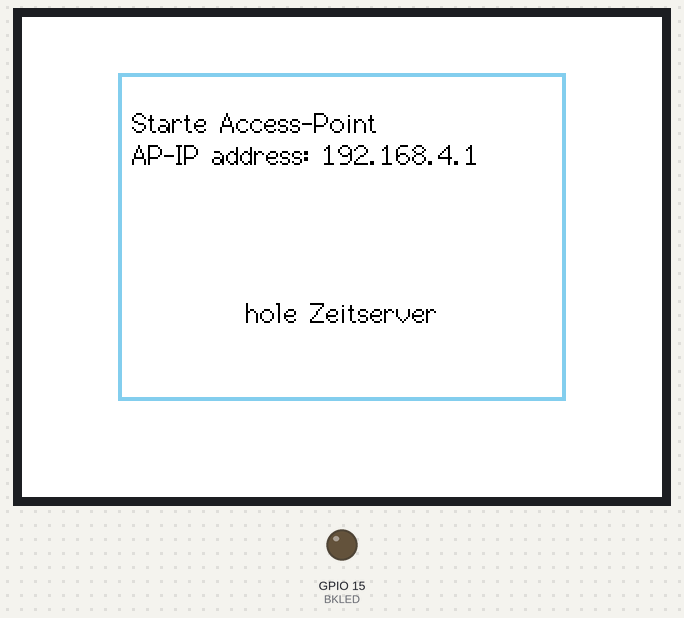
The program below on a simulated ESP32. Parts: 320×240 colour display, output pins drawn as LEDs (lit = HIGH). WiFi joins after 1.5 s; servers stay silent unless stated; the local clock reads 2024-03-15 10:24:30 at power-on unless the program sets it; storage starts empty; EEPROM starts erased; what the program prints to the serial monitor is not drawn.

Above: at 0.4 s.
At 5.4 s:
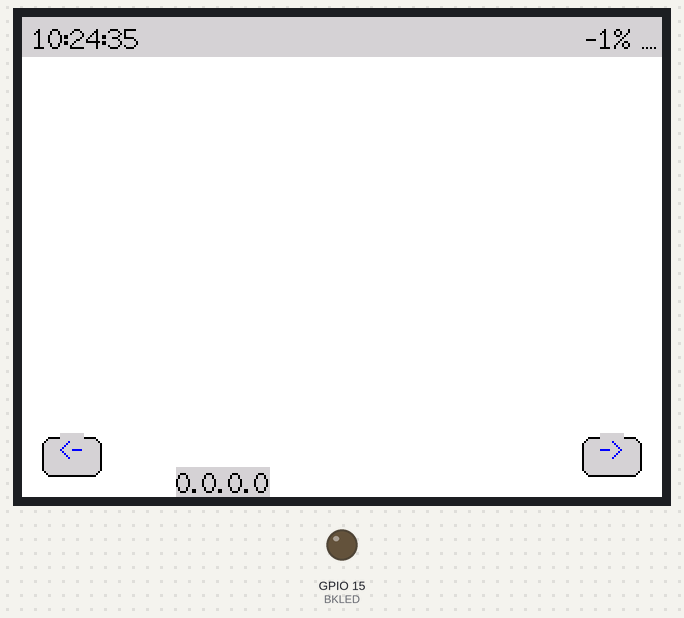
At 38.8 s:
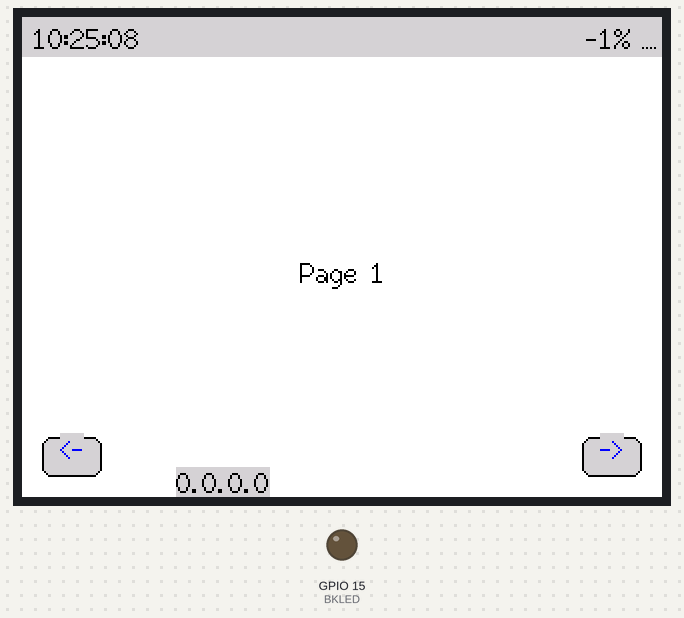
Timing chart, 0 to 40.0 s (numbered marks = the images above):
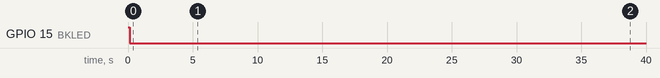

The program:

main.cpp
```cpp
#include <Arduino.h>
#include <SPI.h>
#include <FS.h>
#include "soc/soc.h"
#include "soc/rtc_cntl_reg.h"
#include <TFT_eSPI.h>
#include <TFT_eWidget.h>

#include <AsyncTCP.h>
#include <ESPAsyncWebServer.h>
#include <SPIFFSEditor.h>

#include <LittleFS.h>
#include <PubSubClient.h>


#include <time.h>
#include <Preferences.h>

#include "config.h"
#include "version.h"

#include "defs_vars.h"
#include "touch_calibrate.h"
#include "functions.h"
#include "crontab.h"

/* ------------------------------------------------------------------------------------ */


void check_first_boot(){
}

bool connect_WiFi(){
    unsigned long timer;
    char ssid[33];     // Maximallänge: 32
    char wifipwd[64];  // Maximallänge: 63
    char hostname[64]; // Maximallänge: 63
    int wifi_timeout;


    if ((wificonfig.getString("ssid", ssid, 32) == 0) || (wificonfig.getString("wifipwd", wifipwd, 32) == 0)) {
      return false;
    }

    wifi_timeout = wificonfig.getInt("timeout", DEFAULT_WIFI_TIMEOUT);
    if (wificonfig.isKey("hostname")) {
      wificonfig.getString("hostname", hostname, 63);
      WiFi.setHostname(hostname);
    }
    // mit dem WLAN verbinden
    tft.println("Verbindung herstellen mit : "); tft.println(ssid);
    timer = millis() / 1000;
    WiFi.mode(WIFI_STA);
    WiFi.begin(ssid, wifipwd);
    while (WiFi.status() != WL_CONNECTED && (millis() / 1000) < timer + wifi_timeout) {
      delay(500);
      tft.print(".");
    }
    if (WiFi.status() != WL_CONNECTED) {
      tft.println("\nTimeout beim Verbindungsaufbau!");
      return false;
    } else {
      tft.println("\nVerbunden mit IP: ");
      tft.println(WiFi.localIP());
      return true;
    }
}


void WiFiStationDisconnected(WiFiEvent_t event, WiFiEventInfo_t info){
  Serial.println("Disconnected from WiFi access point");
  Serial.print("WiFi lost connection. Reason: ");
  Serial.println(info.wifi_sta_disconnected.reason);
  tft.drawCentreString(String(info.wifi_sta_disconnected.reason),160,120,2);
  Serial.println("Trying to Reconnect");
  //WiFi.begin(ssid, password);
}
/* ------------------------------------------------------------------------------------ */


void setup() {
  //  disable brownout detector
  WRITE_PERI_REG(RTC_CNTL_BROWN_OUT_REG,0);
  // Interrupt Clear Status
  timer_clear_status = timerBegin(0,80,true);
  timerAttachInterrupt(timer_clear_status, timer_clear_statusISR, true);
  // set Display blanked
  pinMode(BKLED, OUTPUT);
  ledcSetup(0,5000,8);
  ledcAttachPin(BKLED,0);
  ledcWrite(0,255);

  Serial.begin(115200);
  wificonfig.begin("wifi", false);
  version.begin("version", false);

  check_first_boot();

  tft.init();
  tft.setRotation(1);
  ledcWrite(0,0);

  touch_calibrate();
  // uint16_t calData[5] = { 342, 3531, 262, 3508, 7 };
  // tft.setTouch(calData);

  tft.fillScreen(TFT_WHITE);
  tft.setTextColor(TFT_BLACK, TFT_WHITE);

  tft.setViewport(50,30,220,160);
  tft.frameViewport(TFT_SKYBLUE, -2);
  tft.setViewport(55,35,210,150);
  tft.setCursor(0,10,2);

  if (connect_WiFi()) {
    server.serveStatic("/", FS, "/").setDefaultFile("index.html");
  } else {
    tft.println("Starte Access-Point");
    WiFi.softAP("ESP32-Portal", NULL);
    IPAddress IP = WiFi.softAPIP();
    tft.print("AP-IP address: ");
    tft.println(IP);
    server.serveStatic("/", FS, "/").setDefaultFile("setupwifi.html");
    server.on("/",HTTP_POST, [](AsyncWebServerRequest *request){
      int params = request->params();
      for (int i=0;i<params;i++){
        AsyncWebParameter* p = request->getParam(i);
        if (p->isPost()){
          if (p->name() == "ssid"){
            wificonfig.putString("ssid", p->value().c_str());
          }
          if (p->name() == "pass"){
            wificonfig.putString("wifipwd", p->value().c_str());
          }
        }
      }
    request->send(200, "text/plain", "done. ESP will restart.");
    tft.println("Config erledigt. ESP32 wird neu gestartet.");
    delay(3000);
    ESP.restart();
    });
  }

  tft.resetViewport();

  WiFi.onEvent(WiFiStationDisconnected, WiFiEvent_t::ARDUINO_EVENT_WIFI_STA_DISCONNECTED);
  tft.drawCentreString("hole Zeitserver",160,140,2);

  // starte NTP
  configTime(0,0,NTP_SERVER);
  setenv("TZ",MY_TZ,1);
  tzset();
  delay(5000);
  clear_top_bar(); //clear_status_bar();
  cron1_e = 1; cron2_e = 1; cron3_e = 1; cron5_e = 1;


  // starte Server


  server.addHandler(new SPIFFSEditor(FS, "admin","admin"));
  server.on("/heap", HTTP_GET, [](AsyncWebServerRequest *request){
    request->send(200, "text/plain", String(ESP.getFreeHeap()));
  });
  server.serveStatic("/", FS, "/");
  server.begin();


  Serial.println(WiFi.localIP().toString());
  tft.setTextColor(TFT_BLACK,TFT_LIGHTGREY);
  //tft.drawString(ESPConnect.getSSID(),10,5,1);
  tft.drawCentreString(WiFi.localIP().toString(),100,225,2);
  initButtons();
  drawWifiQuality();


}

void loop() {
  // put your main code here, to run repeatedly:
  static uint32_t scanTime = millis();
  uint16_t t_x=0, t_y=0;
  if (millis() - scanTime >= 50 ){
    bool pressed = tft.getTouch(&t_x, &t_y);
    if (pressed){ ledcWrite(0,0); cron5_e = 1;}
    scanTime=millis();
    for (uint8_t b=0; b<buttonCount; b++){
      if (pressed){
        if (btn[b]->contains(t_x,t_y)){
          btn[b]->press(true);
          btn[b]->pressAction();
        }
      }
      else {
        btn[b]->press(false);
        btn[b]->releaseAction();
      }
    }
  }
  cronjob();
  delay(10);
}
```

crontab.h
```cpp
#include <Arduino.h>

////////////// More information at: http://www.aeq-web.com?ref=arduinoide ///////////////

//////////////////////// Timer Settings ////////////////////////////////////////////////
int cron_1 = 1;  //5 Seconds intervall for timer 1;
int cron_2 = 5; //20 Seconds intervall for timer 2;
int cron_3 = 30; //30 Seconds intervall for timer 3;
int cron_4 = 60;
int cron_5 = 60;
//////////////////////// End Timer Settings ////////////////////////////////////////////
long cront1, cront2, cront3, cront4, cront5;
bool cron1_e, cron2_e, cron3_e, cron4_e, cron5_e = 0;


void cron1() {
  //Your Cronjob action here
  getdatetime();
  tft.setTextColor(TFT_BLACK, TFT_LIGHTGREY);
  tft.drawString(atime , 5, 3, 2);
  tft.setTextColor(TFT_BLACK, TFT_WHITE);

  if (oldpage != actpage){
    tft.fillRect(0,20,320,185,TFT_WHITE);

    oldpage = actpage;
  }

  switch (actpage) {
  case 1:
    tft.drawCentreString("Page 1",160,120,2);
    break;
  case 2:
    tft.drawCentreString("Page 2",160,120,2);
    break;
  case 3:
    tft.drawCentreString("Page 3",160,120,2);
    break;
  default:

    break;
  }
}

void cron2() {
  //Your Cronjob action here
  drawWifiQuality();
}

void cron3() {
  //Your Cronjob action here
  actpage++; if (actpage > 3) { actpage = 0; }

}

void cron4() {
  //Your Cronjob action here

}

void cron5() {
  //Your Cronjob action here
  for (int i = 0; i <= 210; i++){
    ledcWrite(0,i);
    delay(10);
  }

  cron5_e = 0 ;
}

void cronjob() {
  long tmp = millis();
  if ((cron1_e == 0)) {cront1 = millis();}
  if ((cron1_e == 1) && (cront1 + (cron_1 * 1000)) <= tmp) { cron1(); cront1 = millis(); }
  if ((cron2_e == 0)) {cront2 = millis();}
  if ((cron2_e == 1) && (cront2 + (cron_2 * 1000)) <= tmp) { cron2(); cront2 = millis(); }
  if ((cron3_e == 0)) {cront3 = millis();}
  if ((cron3_e == 1) && (cront3 + (cron_3 * 1000)) <= tmp) { cron3(); cront3 = millis(); }
  if ((cron4_e == 0)) {cront4 = millis();}
  if ((cron4_e == 1) && (cront4 + (cron_4 * 1000)) <= tmp) { cron4(); cront4 = millis(); }
  if ((cron5_e == 0)) {cront5 = millis();}
  if ((cron5_e == 1) && (cront5 + (cron_5 * 1000)) <= tmp) { cron5(); cront5 = millis(); }
}
```

defs_vars.h
```cpp
#include <Arduino.h>

#define NTP_SERVER "de.pool.ntp.org"
#define MY_TZ "CET-1CEST,M3.5.0/02,M10.5.0/03"
#define LED0 2
#define BKLED 15
#define BEEPER 21 //26
#define TFT_CAL_FILE "/.touchdata"
#define REPEAT_CAL false
#define DEFAULT_WIFI_TIMEOUT 60      // 60 Sekunden
#define FS LittleFS
#define BUTTON_W 30
#define BUTTON_H 20

hw_timer_t * timer_clear_status = NULL;
time_t now;
struct tm tm;
String adate, atime;
String wochentage[7]={"So", "Mo", "Di", "Mi", "Do", "Fr", "Sa"};

uint32_t scanTime;

int actpage = 0, oldpage = 99;

TFT_eSPI tft=TFT_eSPI();


Preferences wificonfig;
Preferences version;
AsyncWebServer server(80);

ButtonWidget btnL = ButtonWidget(&tft);
ButtonWidget btnR = ButtonWidget(&tft);

ButtonWidget* btn[] = {&btnL, &btnR};;
uint8_t buttonCount = sizeof(btn) / sizeof(btn[0]);
```

functions.h
```cpp
#include <Arduino.h>

/* Löschen Interrupt Statusline löschen */
void IRAM_ATTR timer_clear_statusISR (){
  timerAlarmDisable(timer_clear_status);
}


/* Button Reaktionen  */
void btnL_pressAction(void){
    if (btnL.justPressed()){
        actpage--; if (actpage < 0) { actpage = 3; }
        Serial.println("Left Button");
    }
}

void btnL_releaseAction(void){

}
void btnR_pressAction(void){
    if (btnR.justPressed()){
        actpage++; if (actpage > 3) { actpage = 0; }
        Serial.println("Right Button");
    }
}

void btnR_releaseAction(void){

}


/* initialisieren der Buttons */
void initButtons(){
  uint16_t x = (tft.width() - BUTTON_W);
  uint16_t y = (tft.height()- BUTTON_H);
  btnL.initButtonUL(10,y-10,BUTTON_W,BUTTON_H,TFT_BLACK,TFT_LIGHTGREY,TFT_BLUE,"right",1);
  //btnL.setLabelDatum(0,0,0);
  btnL.drawButton(false,"<-");
  btnL.setPressAction(btnL_pressAction);
  btnL.setReleaseAction(btnL_releaseAction);

  btnR.initButtonUL(x-10,y-10,BUTTON_W,BUTTON_H,TFT_BLACK,TFT_LIGHTGREY,TFT_BLUE,"left",1);
  //btnR.setLabelDatum(0,0,0);
  btnR.drawButton(false,"->");
  btnR.setPressAction(btnR_pressAction);
  btnR.setReleaseAction(btnR_releaseAction);
}

/* Lösche obere und untere Statusleiste */
void clear_top_bar(){
  tft.fillRect(0,0,320,20,TFT_LIGHTGREY);
  //tft.drawRect(0,0,320,20,TFT_BLACK);
}


/* converts the dBm to a range between 0 and 100% */
int8_t getWifiQuality() {
  if (WiFi.status() != WL_CONNECTED){
    return -1;
  } else {
    int32_t dbm = WiFi.RSSI();
    if(dbm <= -100) {
        return 0;
    } else if(dbm >= -50) {
        return 100;
    } else {
        return 2 * (dbm + 100);
    }
  }
}


void drawWifiQuality() {
  int8_t quality = getWifiQuality();
  tft.setTextColor(TFT_BLACK, TFT_LIGHTGREY);
  tft.drawRightString("  " + String(quality) + "%",305, 3, 2);
  for (int8_t i = 0; i < 4; i++) {
    tft.drawFastVLine(310 + 2 * i,4,8, TFT_LIGHTGREY);
    for (int8_t j = 0; j < 2 * (i + 1); j++) {
      if (quality > i * 25 || j == 0) {
        tft.drawPixel(310 + 2 * i, 15 - j,TFT_BLACK);
      }
    }
  }
}
void getdatetime(){
  time(&now);
  localtime_r(&now, &tm);
  atime=""; adate="";
  adate = wochentage[tm.tm_wday] + "  ";
  if (tm.tm_mday < 10) { adate += "0"; }
  adate += tm.tm_mday; adate += ".";
  if (tm.tm_mon + 1 < 10){ adate +="0"; }
  adate += tm.tm_mon+1; adate += ".";
  adate += tm.tm_year + 1900;
  if (tm.tm_hour < 10) { atime = "0"; }
  atime += tm.tm_hour; atime += ":";
  if (tm.tm_min < 10){ atime +="0"; }
  atime += tm.tm_min; atime += ":";
  if (tm.tm_sec < 10){ atime +="0"; }
  atime += tm.tm_sec;
}
```

touch_calibrate.h
```cpp
#include <Arduino.h>


void touch_calibrate()
{
  uint16_t calData[5];
  uint8_t calDataOK = 0;

  // check file system exists
  if (!FS.begin(false,"/littlefs")) {
    Serial.println("Formatting file system");
    FS.format();
    FS.begin();
  }

  // check if calibration file exists and size is correct
  if (FS.exists(TFT_CAL_FILE)) {
    if (REPEAT_CAL)
    {
      // Delete if we want to re-calibrate
      FS.remove(TFT_CAL_FILE);
    }
    else
    {
      File f = FS.open(TFT_CAL_FILE, "r");
      if (f) {
        if (f.readBytes((char *)calData, 14) == 14)
          calDataOK = 1;
        f.close();
      }
    }
  }

  if (calDataOK && !REPEAT_CAL) {
    // calibration data valid
    tft.setTouch(calData);
  } else {
    // data not valid so recalibrate
    tft.fillScreen(TFT_BLACK);
    tft.setCursor(20, 0);
    tft.setTextFont(2);
    tft.setTextSize(1);
    tft.setTextColor(TFT_WHITE, TFT_BLACK);

    tft.println("Touch corners as indicated");

    tft.setTextFont(1);
    tft.println();

    if (REPEAT_CAL) {
      tft.setTextColor(TFT_RED, TFT_BLACK);
      tft.println("Set REPEAT_CAL to false to stop this running again!");
    }

    tft.calibrateTouch(calData, TFT_MAGENTA, TFT_BLACK, 15);

    tft.setTextColor(TFT_GREEN, TFT_BLACK);
    tft.println("Calibration complete!");

    // store data
    File f = FS.open(TFT_CAL_FILE, "w");
    if (f) {
      f.write((const unsigned char *)calData, 14);
      f.close();
    }
    Serial.println(); Serial.println();
    Serial.println("// Use this calibration code in setup():");
    Serial.print("  uint16_t calData[5] = ");
    Serial.print("{ ");

    for (uint8_t i = 0; i < 5; i++)
    {
      Serial.print(calData[i]);
      if (i < 4) Serial.print(", ");
    }

    Serial.println(" };");
    Serial.print("  tft.setTouch(calData);");
    Serial.println(); Serial.println();
  }
}
```

version.h
```cpp
const int FW_VERSION = 1675719916;
#ifndef VERSION_H
#define VERSION_H
#endif //VERSION_HHION_H
```

config.h
```cpp
#ifndef CONFIG_H
#define CONFIG_H
#define _BOARDNAME_ ( "aztouch-mod" )
#endif //VERSION_H
```
